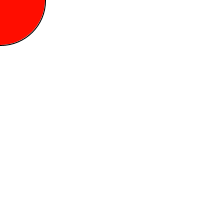
Frame 1 (no input)
Frame 60 (the mouse pressed at the canvas centre just before this capture): identical to frame 1, image omitted
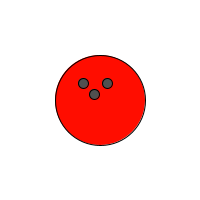
Frame 120 (the mouse held since frame 60 and released just before this capture)

The Processing sketch that drew these frames (run headless with seeded random() and noise(); from frame 60 on, the mouse is pressed at the canvas centre):

// Processing sketch: processing_19968
// ── processing_19968.pde

void setup() {
size(200,200);
fill(255,13,0);
smooth();
}

void draw(){
  background(255);
//bola
fill(255,13,0);
ellipse(mouseX,mouseY,90,90);

//agujeros para dedo
fill(80);
ellipse(mouseX-17,mouseY-17,10,10);
ellipse(mouseX+7,mouseY-17,10,10);
ellipse(mouseX-6,mouseY-6,10,10);

}
